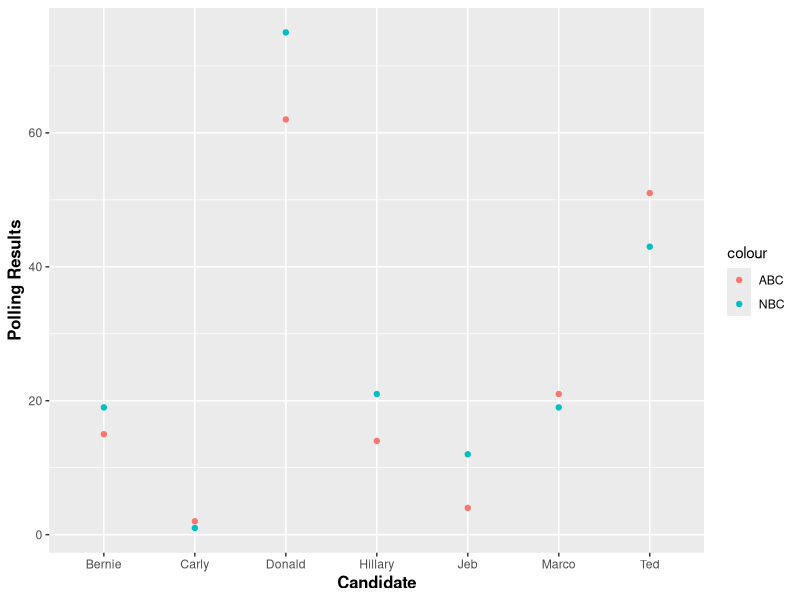

This figure's R source:
## ---- chunk 1
require(ggplot2)
Name <- c("Jeb", "Donald", "Ted", "Marco", "Carly", "Hillary", "Bernie")
ABC_politicalpollresults <- c(4,62,51,21,2,14,15)
NBC_politicalpollresults <- c(12,75,43,19,1,21,19)

#Binding with different modes using cbind() results in R coerceing the elements to
#the most general 
#Let's check

pres.cand <- cbind(Name, ABC_politicalpollresults, NBC_politicalpollresults)
pres.cand

## ---- chunk 2
pres.cand <- data.frame(Name, ABC_politicalpollresults, NBC_politicalpollresults)
pres.cand
#I also could have just changed pres.cand to a dataframe after using the cbind function by using as.data.frame like so:
pres.cand <- as.data.frame(pres.cand)
## ---- chunk 3
mean(pres.cand, na.rm=TRUE)
mean(pres.cand[,2:3])
summary(pres.cand)
## ---- chunk 4
#Convert data frame to matrix
mat <- as.matrix(pres.cand)

## ---- chunk 5
Jeb <- pres.cand[1,1:3]
Donald <- pres.cand[2,1:3]
Ted <- pres.cand[3,1:3]
Marco <- pres.cand[4,1:3]
Carly <- pres.cand[5,1:3]
Hillary <- pres.cand[6,1:3]
Bernie <- pres.cand[7,1:3]
Jeb
Donald
Ted
Marco
Carly
Hillary
Bernie

## ---- chunk 6
typeof(Jeb)
class(Jeb)
## ---- chunk 7
ggplot(pres.cand, aes(pres.cand$Name, y="Polling results", color = "Media Outlet")) + 
  geom_point(aes(y = pres.cand$ABC_politicalpollresults , col = "ABC")) + 
  geom_point(aes(y = pres.cand$NBC_politicalpollresults, col = "NBC")) + 
  labs(x = "Candidate", y = "Polling Results")   +
theme(
    axis.title=element_text(face="bold", size = "12", color="black"))
         

